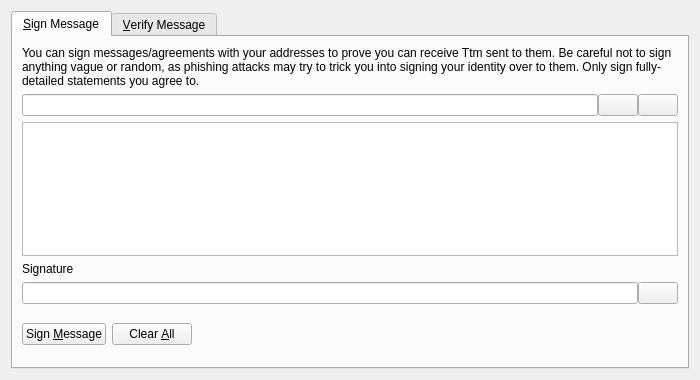
<?xml version="1.0" encoding="UTF-8"?>
<ui version="4.0">
 <class>SignVerifyMessageDialog</class>
 <widget class="QDialog" name="SignVerifyMessageDialog">
  <property name="geometry">
   <rect>
    <x>0</x>
    <y>0</y>
    <width>700</width>
    <height>380</height>
   </rect>
  </property>
  <property name="windowTitle">
   <string>Signatures - Sign / Verify a Message</string>
  </property>
  <property name="modal">
   <bool>true</bool>
  </property>
  <layout class="QVBoxLayout" name="verticalLayout">
   <item>
    <widget class="QTabWidget" name="tabWidget">
     <property name="currentIndex">
      <number>0</number>
     </property>
     <widget class="QWidget" name="tabSignMessage">
      <attribute name="title">
       <string>&amp;Sign Message</string>
      </attribute>
      <layout class="QVBoxLayout" name="verticalLayout_SM">
       <item>
        <widget class="QLabel" name="infoLabel_SM">
         <property name="text">
          <string>You can sign messages/agreements with your addresses to prove you can receive Ttm sent to them. Be careful not to sign anything vague or random, as phishing attacks may try to trick you into signing your identity over to them. Only sign fully-detailed statements you agree to.</string>
         </property>
         <property name="textFormat">
          <enum>Qt::PlainText</enum>
         </property>
         <property name="wordWrap">
          <bool>true</bool>
         </property>
        </widget>
       </item>
       <item>
        <layout class="QHBoxLayout" name="horizontalLayout_1_SM">
         <property name="spacing">
          <number>0</number>
         </property>
         <item>
          <widget class="QValidatedLineEdit" name="addressIn_SM">
           <property name="toolTip">
            <string>The Ttm address to sign the message with</string>
           </property>
          </widget>
         </item>
         <item>
          <widget class="QPushButton" name="addressBookButton_SM">
           <property name="toolTip">
            <string>Choose previously used address</string>
           </property>
           <property name="text">
            <string/>
           </property>
           <property name="shortcut">
            <string>Alt+A</string>
           </property>
           <property name="autoDefault">
            <bool>false</bool>
           </property>
          </widget>
         </item>
         <item>
          <widget class="QPushButton" name="pasteButton_SM">
           <property name="toolTip">
            <string>Paste address from clipboard</string>
           </property>
           <property name="text">
            <string/>
           </property>
           <property name="shortcut">
            <string>Alt+P</string>
           </property>
           <property name="autoDefault">
            <bool>false</bool>
           </property>
          </widget>
         </item>
        </layout>
       </item>
       <item>
        <widget class="QPlainTextEdit" name="messageIn_SM">
         <property name="toolTip">
          <string>Enter the message you want to sign here</string>
         </property>
        </widget>
       </item>
       <item>
        <widget class="QLabel" name="signatureLabel_SM">
         <property name="text">
          <string>Signature</string>
         </property>
         <property name="textFormat">
          <enum>Qt::PlainText</enum>
         </property>
        </widget>
       </item>
       <item>
        <layout class="QHBoxLayout" name="horizontalLayout_2_SM">
         <property name="spacing">
          <number>0</number>
         </property>
         <item>
          <widget class="QLineEdit" name="signatureOut_SM">
           <property name="font">
            <font>
             <italic>true</italic>
            </font>
           </property>
           <property name="readOnly">
            <bool>true</bool>
           </property>
          </widget>
         </item>
         <item>
          <widget class="QPushButton" name="copySignatureButton_SM">
           <property name="toolTip">
            <string>Copy the current signature to the system clipboard</string>
           </property>
           <property name="text">
            <string/>
           </property>
           <property name="autoDefault">
            <bool>false</bool>
           </property>
          </widget>
         </item>
        </layout>
       </item>
       <item>
        <layout class="QHBoxLayout" name="horizontalLayout_3_SM">
         <item>
          <widget class="QPushButton" name="signMessageButton_SM">
           <property name="toolTip">
            <string>Sign the message to prove you own this Ttm address</string>
           </property>
           <property name="text">
            <string>Sign &amp;Message</string>
           </property>
           <property name="autoDefault">
            <bool>false</bool>
           </property>
          </widget>
         </item>
         <item>
          <widget class="QPushButton" name="clearButton_SM">
           <property name="toolTip">
            <string>Reset all sign message fields</string>
           </property>
           <property name="text">
            <string>Clear &amp;All</string>
           </property>
           <property name="autoDefault">
            <bool>false</bool>
           </property>
          </widget>
         </item>
         <item>
          <spacer name="horizontalSpacer_1_SM">
           <property name="orientation">
            <enum>Qt::Horizontal</enum>
           </property>
           <property name="sizeHint" stdset="0">
            <size>
             <width>40</width>
             <height>48</height>
            </size>
           </property>
          </spacer>
         </item>
         <item>
          <widget class="QLabel" name="statusLabel_SM">
           <property name="font">
            <font>
             <weight>75</weight>
             <bold>true</bold>
            </font>
           </property>
           <property name="text">
            <string/>
           </property>
           <property name="wordWrap">
            <bool>true</bool>
           </property>
          </widget>
         </item>
         <item>
          <spacer name="horizontalSpacer_2_SM">
           <property name="orientation">
            <enum>Qt::Horizontal</enum>
           </property>
           <property name="sizeHint" stdset="0">
            <size>
             <width>40</width>
             <height>48</height>
            </size>
           </property>
          </spacer>
         </item>
        </layout>
       </item>
      </layout>
     </widget>
     <widget class="QWidget" name="tabVerifyMessage">
      <attribute name="title">
       <string>&amp;Verify Message</string>
      </attribute>
      <layout class="QVBoxLayout" name="verticalLayout_VM">
       <item>
        <widget class="QLabel" name="infoLabel_VM">
         <property name="text">
          <string>Enter the receiver's address, message (ensure you copy line breaks, spaces, tabs, etc. exactly) and signature below to verify the message. Be careful not to read more into the signature than what is in the signed message itself, to avoid being tricked by a man-in-the-middle attack. Note that this only proves the signing party receives with the address, it cannot prove sendership of any transaction!</string>
         </property>
         <property name="textFormat">
          <enum>Qt::PlainText</enum>
         </property>
         <property name="alignment">
          <set>Qt::AlignLeading|Qt::AlignLeft|Qt::AlignTop</set>
         </property>
         <property name="wordWrap">
          <bool>true</bool>
         </property>
        </widget>
       </item>
       <item>
        <layout class="QHBoxLayout" name="horizontalLayout_1_VM">
         <property name="spacing">
          <number>0</number>
         </property>
         <item>
          <widget class="QValidatedLineEdit" name="addressIn_VM">
           <property name="toolTip">
            <string>The Ttm address the message was signed with</string>
           </property>
          </widget>
         </item>
         <item>
          <widget class="QPushButton" name="addressBookButton_VM">
           <property name="toolTip">
            <string>Choose previously used address</string>
           </property>
           <property name="text">
            <string/>
           </property>
           <property name="shortcut">
            <string>Alt+A</string>
           </property>
           <property name="autoDefault">
            <bool>false</bool>
           </property>
          </widget>
         </item>
        </layout>
       </item>
       <item>
        <widget class="QPlainTextEdit" name="messageIn_VM"/>
       </item>
       <item>
        <widget class="QValidatedLineEdit" name="signatureIn_VM"/>
       </item>
       <item>
        <layout class="QHBoxLayout" name="horizontalLayout_2_VM">
         <item>
          <widget class="QPushButton" name="verifyMessageButton_VM">
           <property name="toolTip">
            <string>Verify the message to ensure it was signed with the specified Ttm address</string>
           </property>
           <property name="text">
            <string>Verify &amp;Message</string>
           </property>
           <property name="autoDefault">
            <bool>false</bool>
           </property>
          </widget>
         </item>
         <item>
          <widget class="QPushButton" name="clearButton_VM">
           <property name="toolTip">
            <string>Reset all verify message fields</string>
           </property>
           <property name="text">
            <string>Clear &amp;All</string>
           </property>
           <property name="autoDefault">
            <bool>false</bool>
           </property>
          </widget>
         </item>
         <item>
          <spacer name="horizontalSpacer_1_VM">
           <property name="orientation">
            <enum>Qt::Horizontal</enum>
           </property>
           <property name="sizeHint" stdset="0">
            <size>
             <width>40</width>
             <height>48</height>
            </size>
           </property>
          </spacer>
         </item>
         <item>
          <widget class="QLabel" name="statusLabel_VM">
           <property name="font">
            <font>
             <weight>75</weight>
             <bold>true</bold>
            </font>
           </property>
           <property name="text">
            <string/>
           </property>
           <property name="wordWrap">
            <bool>true</bool>
           </property>
          </widget>
         </item>
         <item>
          <spacer name="horizontalSpacer_2_VM">
           <property name="orientation">
            <enum>Qt::Horizontal</enum>
           </property>
           <property name="sizeHint" stdset="0">
            <size>
             <width>40</width>
             <height>48</height>
            </size>
           </property>
          </spacer>
         </item>
        </layout>
       </item>
      </layout>
     </widget>
    </widget>
   </item>
  </layout>
 </widget>
 <customwidgets>
  <customwidget>
   <class>QValidatedLineEdit</class>
   <extends>QLineEdit</extends>
   <header>qvalidatedlineedit.h</header>
  </customwidget>
 </customwidgets>
 <resources>
  <include location="../ttm.qrc"/>
 </resources>
 <connections/>
</ui>
